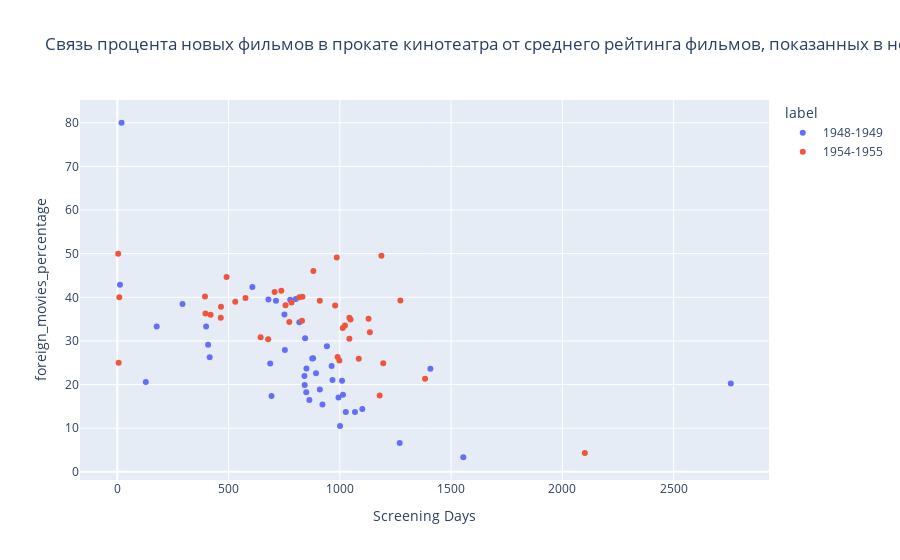

The code cell stored with this chart in its notebook:
### Code cell
viz.plot_scatter(data.df_concat, x='Screening Days', y='foreign_movies_percentage', color='label',
                 title='Связь процента новых фильмов в прокате кинотеатра от среднего рейтинга фильмов, показанных в нем')

### Figure 1 — Plotly figure (JSON) as saved in the notebook; plotly's stock layout.template omitted (floating-point values rounded to 4 significant figures)
{"data": [{"hovertemplate": "label=1948-1949<br>Screening Days=%{x}<br>foreign_movies_percentage=%{y}<extra></extra>", "legendgroup": "1948-1949", "marker": {"color": "#636efa", "symbol": "circle"}, "mode": "markers", "name": "1948-1949", "orientation": "v", "showlegend": true, "type": "scatter", "x": [942, 863, 415, 922, 963, 12, 802, 850, 1014, 177, 687, 849, 1269, 713, 910, 2757, 841, 1101, 818, 1555, 1068, 876, 408, 842, 293, 1407, 128, 19, 1010, 994, 893, 753, 844, 880, 607, 777, 399, 751, 679, 693, 1027, 1001, 967], "xaxis": "x", "y": [28.77, 16.44, 26.26, 15.43, 24.24, 42.86, 39.63, 23.68, 17.65, 33.33, 24.81, 18.27, 6.627, 39.2, 18.9, 20.25, 21.94, 14.39, 34.31, 3.346, 13.69, 25.98, 29.13, 19.91, 38.46, 23.62, 20.59, 80, 20.87, 17.06, 22.61, 27.93, 30.63, 26.02, 42.34, 39.45, 33.33, 36.04, 39.47, 17.39, 13.71, 10.5, 21.08], "yaxis": "y"}, {"hovertemplate": "label=1954-1955<br>Screening Days=%{x}<br>foreign_movies_percentage=%{y}<extra></extra>", "legendgroup": "1954-1955", "marker": {"color": "#EF553B", "symbol": "circle"}, "mode": "markers", "name": "1954-1955", "orientation": "v", "showlegend": true, "type": "scatter", "x": [1013, 1085, 465, 979, 6, 4, 832, 990, 707, 1043, 530, 394, 9, 1043, 1023, 998, 881, 1135, 1048, 644, 2101, 1383, 783, 396, 773, 737, 576, 419, 678, 1129, 756, 466, 1187, 910, 491, 986, 818, 1195, 1179, 1272, 830], "xaxis": "x", "y": [32.95, 25.93, 35.29, 38.1, 25, 50, 40.1, 26.33, 41.21, 30.49, 38.97, 40.18, 40, 35.29, 33.56, 25.51, 46.04, 31.99, 34.93, 30.85, 4.306, 21.35, 38.83, 36.26, 34.33, 41.52, 39.86, 36, 30.39, 35.11, 38.2, 37.84, 49.5, 39.23, 44.63, 49.13, 40, 24.9, 17.47, 39.26, 34.62], "yaxis": "y"}], "layout": {"legend": {"title": {"text": "label"}, "tracegroupgap": 0}, "title": {"text": "Связь процента новых фильмов в прокате кинотеатра от среднего рейтинга фильмов, показанных в нем"}, "xaxis": {"anchor": "y", "domain": [0, 1], "title": {"text": "Screening Days"}}, "yaxis": {"anchor": "x", "domain": [0, 1], "title": {"text": "foreign_movies_percentage"}}}}
